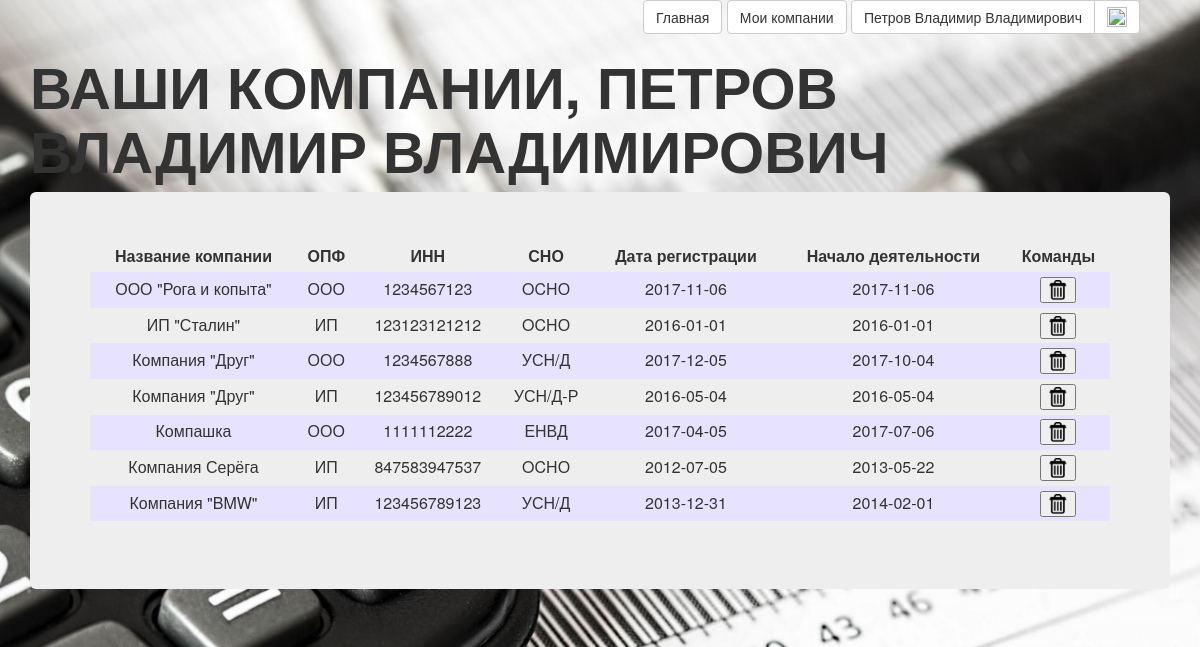
The app's page /registration/users_company.php (signed in) with its own data.
### tables this page shows
CREATE TABLE `users` (
  `id` bigint(20) UNSIGNED NOT NULL,
  `email` char(64) NOT NULL,
  `nickname` char(64) NOT NULL,
  `password` char(225) NOT NULL,
  `fullname` char(100) DEFAULT NULL,
  `newsletter` tinyint(1) DEFAULT NULL,
  `status_active` tinyint(1) NOT NULL
);

CREATE TABLE `company` (
  `Id` int(10) UNSIGNED NOT NULL,
  `INN` bigint(20) UNSIGNED NOT NULL,
  `GSZ_Id` tinyint(2) UNSIGNED NOT NULL,
  `User_Id` bigint(20) UNSIGNED NOT NULL,
  `Name` char(150) NOT NULL,
  `OPF_Id` tinyint(2) UNSIGNED NOT NULL,
  `SNO_Id` tinyint(2) UNSIGNED NOT NULL,
  `Date_Registr` date DEFAULT NULL,
  `Date_Begin_Work` date DEFAULT NULL
);

CREATE TABLE `opf` (
  `Id` tinyint(2) UNSIGNED NOT NULL,
  `Brief_Name` varchar(10) NOT NULL,
  `Full_Name` varchar(100) NOT NULL,
  `INN_Length` tinyint(2) UNSIGNED NOT NULL,
  `Is_Corporation` tinyint(1) NOT NULL DEFAULT '1' COMMENT 'Признак того, что компания является организацией (не ИП). У ИП=0, у других = 1.'
);

CREATE TABLE `sno` (
  `Id` tinyint(2) UNSIGNED NOT NULL,
  `Brief_Name` varchar(10) NOT NULL,
  `Full_Name` varchar(100) NOT NULL,
  `Cred_Limit_Affect` tinyint(1) NOT NULL DEFAULT '1'
);

### registration/lib/common.php (called while the page is built, shortened)
<?php
function render($template, $data=array())
{
	extract($data);
	require('templates/'.$template.'.php');
}
function get_current_user_id()
{
	return $_SESSION['user_id'];
}
function db_company_find_all_for_current_user($dbh, $id)
{
	$query = 'SELECT company.Id, company.Date_Registr, company.Date_Begin_Work, company.Name, company.INN, OPF.Brief_Name as opf_brief_name, OPF.Full_Name as opf_full_name, SNO.Brief_Name as sno_brief_name, SNO.Full_Name as sno_full_name FROM company, OPF, SNO WHERE company.SNO_Id=SNO.Id and company.OPF_Id=OPF.Id and user_id=?';
	$stmt = mysqli_prepare($dbh, $query);
	mysqli_stmt_bind_param($stmt, 's', $id);
	if (mysqli_stmt_execute($stmt) === false)
		db_handle_error($dbh);
	$qr = mysqli_stmt_get_result($stmt);
	while ($row = mysqli_fetch_assoc($qr))
		$result[] = $row;
	return $result;
}
function db_user_find_by_id($dbh, $id)
{
	$query = 'SELECT * FROM users WHERE id=?';
	$stmt = mysqli_prepare($dbh, $query);
	mysqli_stmt_bind_param($stmt, 's', $id);
	if (mysqli_stmt_execute($stmt) === false)
		db_handle_error($dbh);
	$qr = mysqli_stmt_get_result($stmt);
	$result = mysqli_fetch_assoc($qr);
	return $result;
}

### registration/templates/profile/spisok_company.php (the view, shortened to what this page needs)
<!DOCTYPE html>
<html>
  <head>
	<link href="../css/bootstrap.min.css" rel="stylesheet"/>
	<link href="../css/style.css" rel="stylesheet"/>
	<link rel="stylesheet" type="text/css" href="../registration/css/main.css">
  </head>
  <body>
  	<div class="container">
	    <header class="header">
			<h1>Ваши компании, <?= $current_user['fullname'] ?></h1>
		</header>
		<div id="formlogin" class="jumbotron">
	<?php if (empty ($company_list)): ?>
	<h3>Кажется вы не добавили еще ниодной компании. Добавить компании вы можете по кнопке ниже.</h3>
	<?php else: ?>
	<form action="users_company.php" method="POST">
	<table class="company" border="0">
		<tr>
			<th>Название компании</th>
			<th>ОПФ</th>
			<th>ИНН</th>
			<th>СНО</th>
			<th>Дата регистрации</th>
			<th>Начало деятельности</th>
			<th>Команды</th>
		</tr>
		<?php foreach ($company_list as $i => $company): ?>
		<tr class="<?= ($i+1)%2 == 0 ? 'even' : 'odd' ?>">
			<td><?= $company['Name'] ?></td>
			<td title="<?= $company['opf_full_name'] ?>"><?= $company['opf_brief_name'] ?></td>
			<td><?= $company['INN'] ?></td>
			<td title="<?= $company['sno_full_name'] ?>"><?= $company['sno_brief_name'] ?></td>
			<td><?= $company['Date_Registr'] ?></td>
			<td><?= $company['Date_Begin_Work'] ?></td>
		    <td>
                <button hidden type="submit" name="Edit" value="<?= $company['Id'] ?>" /> <image width="20px" height="20px" src="../img/edit.png"> </button>
                <button type="submit" name="Del" value="<?= $company['Id'] ?>" onclick="if(confirm('Точно желаете удалить? Действие необратимо.'))submit();else return false;" /> <image width="20px" height="20px" src="../img/del.png"> </button>
            </td>
		</tr>
		</form>
		<?php endforeach; ?>
	<?php endif; ?>
</div>
	</div>
  </body>
</html>

### registration/header_login.php (shortened to what this page needs)
<?php
$dbh = db_connect();
if (is_current_user())
{
$current_user = db_user_find_by_id($dbh, get_current_user_id());
}
else
{
$current_user=false;
}
?>
<html>
<div align="right" style="margin-right:5%" class="wrapper">
		<?php if ($current_user): ?>
			<a href="../" class="btn btn-default">Главная</a>
			<a href="../registration/users_company.php" class="btn btn-default">Мои компании</a>
			<div class="btn-group">
			  <a href="../registration/users_setting.php" title="Настройки профиля" class="btn btn-default"><?= $current_user['fullname'] ?></a>
			  <a href="../registration/logout.php" title="Выход" class="btn btn-default"><img width="20" height="20" src="../img/Out.png"></a>
			</div>
		<?php endif; ?>
</div>
</html>

### css/style.css (style rules this page uses)
body { background-image: url(../img/bg.jpg); height: 100%; background-repeat: no-repeat; background-size: cover; }
h1 { font-size: 58px; font-style: normal; font-weight: 700; text-transform: uppercase; }
table { border-spacing: 0px 10px; margin-bottom: 20px; }
td, th { padding-left: 10px; padding-right: 10px; vertical-align: top; word-wrap:break-word; }
.jumbotron { text-align: left; }
#formlogin.jumbotron { text-align: center; width: auto }

### registration/css/main.css (style rules this page uses)
body, html { margin: 0; font-family: "Helvetica Neue",Helvetica,Arial,sans-serif; font-size: 12pt; }
a { text-decoration: none; font-weight: bold; }
.wrapper { text-align: right; margin: 0 auto; }
table { width: 100%; border-collapse: collapse; }
th, td { text-align: center; padding: 0.3em 0.3em; }
tr.odd { background-color: #e7e3ff; }

### records on screen
users: fullname "Петров Владимир Владимирович", fullname "ПЕТРОВ ВЛАДИМИР ВЛАДИМИРОВИЧ"
company: Name "ООО \"Рога и копыта\"", OPF_Id.Brief_Name "ООО", INN "1234567123", SNO_Id.Brief_Name "OCНО", Date_Registr "2017-11-06", Date_Begin_Work "2017-11-06", $company['Id'] 1 (drawn)
company: Name "ИП \"Сталин\"", OPF_Id.Brief_Name "ИП", INN "123123121212", SNO_Id.Brief_Name "OCНО", Date_Registr "2016-01-01", Date_Begin_Work "2016-01-01", $company['Id'] 10 (drawn)
company: Name "Компания \"Друг\"", OPF_Id.Brief_Name "ООО", INN "1234567888", SNO_Id.Brief_Name "УСН/Д", Date_Registr "2017-12-05", Date_Begin_Work "2017-10-04", $company['Id'] 15 (drawn)
company: Name "Компания \"Друг\"", OPF_Id.Brief_Name "ИП", INN "123456789012", SNO_Id.Brief_Name "УСН/Д-Р", Date_Registr "2016-05-04", Date_Begin_Work "2016-05-04", $company['Id'] 17 (drawn)
company: Name "Компашка", OPF_Id.Brief_Name "ООО", INN "1111112222", SNO_Id.Brief_Name "ЕНВД", Date_Registr "2017-04-05", Date_Begin_Work "2017-07-06", $company['Id'] 28 (drawn)
company: Name "Компания Серёга", OPF_Id.Brief_Name "ИП", INN "847583947537", SNO_Id.Brief_Name "OCНО", Date_Registr "2012-07-05", Date_Begin_Work "2013-05-22", $company['Id'] 29 (drawn)
company: Name "Компания \"BMW\"", OPF_Id.Brief_Name "ИП", INN "123456789123", SNO_Id.Brief_Name "УСН/Д", Date_Registr "2013-12-31", Date_Begin_Work "2014-02-01", $company['Id'] 30 (drawn)
